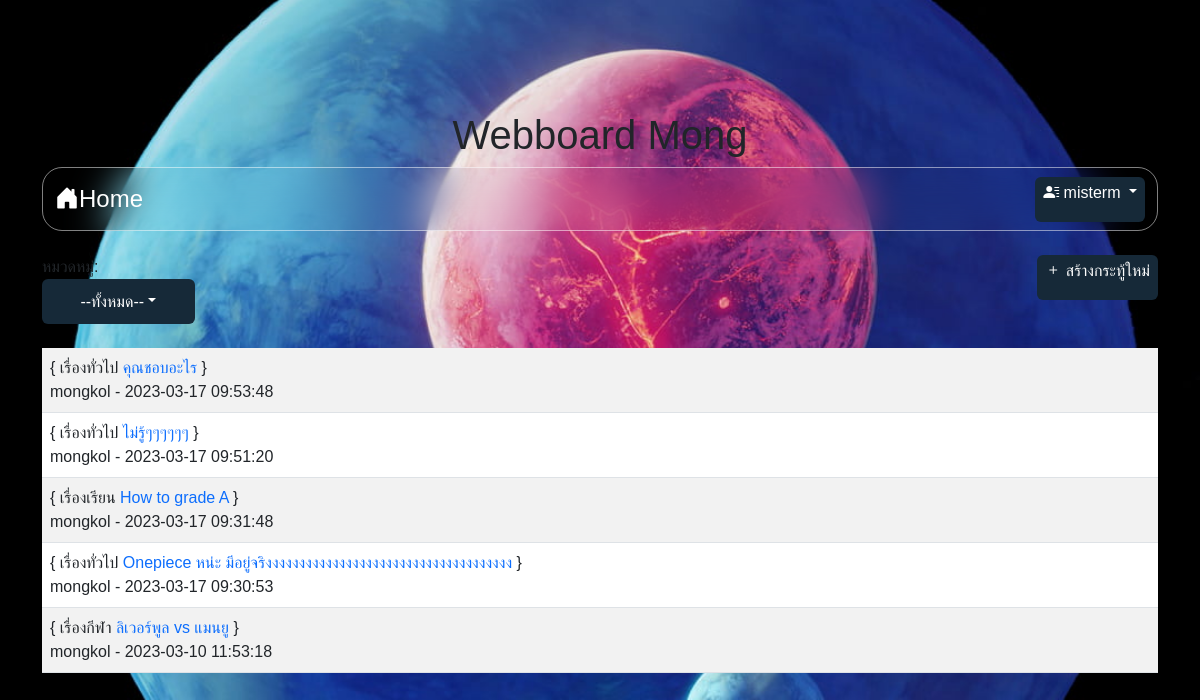
The app's page /php/src/index.php (signed in) with its own data.
### tables this page shows
CREATE TABLE `post` (
  `id` int(11) NOT NULL,
  `title` varchar(128) NOT NULL,
  `content` varchar(2048) NOT NULL,
  `post_date` datetime NOT NULL,
  `cat_id` int(11) NOT NULL,
  `user_id` int(11) NOT NULL
);

CREATE TABLE `category` (
  `id` int(11) NOT NULL,
  `name` varchar(32) NOT NULL
);

CREATE TABLE `user` (
  `id` int(11) NOT NULL,
  `login` varchar(32) NOT NULL,
  `password` varchar(64) NOT NULL,
  `name` varchar(64) NOT NULL,
  `gender` char(1) NOT NULL,
  `email` varchar(32) NOT NULL,
  `role` char(1) NOT NULL
);

### php/src/index.php (the view, shortened to what this page needs)
<!DOCTYPE html>
<html lang="en">
<head>
    <link href="https://cdn.jsdelivr.net/npm/bootstrap@5.3.0-alpha1/dist/css/bootstrap.min.css" rel="stylesheet"
>
    <link rel="stylesheet" href="https://cdn.jsdelivr.net/npm/bootstrap-icons@1.10.3/font/bootstrap-icons.css">
    <link rel="stylesheet" href="style.css">
</head>
<?php if (!isset($_SESSION['id'])) {
?>
<body>
    <div class="container">
        <h2 style="text-align: center; color: #fff;">Webboard</h2>
        <?php include "nav.php"; ?>
        <br>
        <!-- <div class="d-flex justify-content-between">
            <div>
                <label>หมวดหมู่:</label>
                <span class="dropdown">
                    <button class="btn btn-light dropdown-toggle btn-sm" type="button" id="Button2"
                        data-bs-toggle="dropdown" aria-expanded="false">--ทั้งหมด--</button>
                    <ul class="dropdown-menu" aria-labelledby="Button2">
                        <li><a href="#" class="dropdown-item">ทั้งหมด</a></li>
                        <?php
                            $conn = new PDO("mysql:host=localhost;dbname=webboard;charset=utf8", "root", "");
                            $sql = "SELECT * FROM category";
                            foreach ($conn->query($sql) as $row) {
                                echo "<li><a class=dropdown-item href=#>$row[name]</a></li>";
                            }
                            $conn = null
                            ?>
                    </ul>
                </span>
            </div>
        </div> -->
        <br>
        <table class="table table-striped">
            <?php
                $conn = new PDO("mysql:host=localhost;dbname=webboard;charset=utf8", "root", "");
                $sql = "SELECT t3.name,t1.title,t1.id,t2.login,t1.post_date
                FROM post as t1 INNER JOIN user as t2 ON (t1.user_id=t2.id)
                INNER JOIN category as t3 ON (t1.cat_id=t3.id)
                ORDER BY t1.post_date DESC";
                $result = $conn->query($sql);
                while ($row = $result->fetch()) {
                    echo "<tr><td>{ $row[0] <a href=post.php?id=$row[2]
                         style=text-decoration:none>$row[1]</a> }<br>$row[3] - $row[4]</td></tr>";
                }
                $conn = null;
                ?>
        </table>
    </div>
</body>
<?php } else {
?>
<body>
    <div class="container">
        <H1 style="text-align: center;">Webboard Mong</H1>
        <?php include "nav.php"; ?>
        <br>
        <div class="d-flex justify-content-between">
            <div>
                <label>หมวดหมู่:</label>
                <span class="dropdown">
                    <button class="btn btn-light dropdown-toggle btn-sm" type="button" id="Button2"
                        data-bs-toggle="dropdown" aria-expanded="false">--ทั้งหมด--</button>
                </span>
            </div>
            <div><a href="newpost.php" class="btn btn-success btn-sm"><i class="bi bi-plus"></i> สร้างกระทู้ใหม่</a>
            </div>
        </div>
        <br>
        <table class="table table-striped">
            <?php
                $conn = new PDO("mysql:host=localhost;dbname=webboard;charset=utf8", "root", "");
                $sql = "SELECT t3.name,t1.title,t1.id,t2.login,t1.post_date
                FROM post as t1 INNER JOIN user as t2 ON (t1.user_id=t2.id)
                INNER JOIN category as t3 ON (t1.cat_id=t3.id)
                ORDER BY t1.post_date DESC";
                $result = $conn->query($sql);
                while ($row = $result->fetch()) {
                    echo "<tr><td>{ $row[0] <a href=post.php?id=$row[2]
                         style=text-decoration:none>$row[1]</a> }<br>$row[3] - $row[4]</td>";
                    echo "</tr>";
                }
                ?>
        </table>
    </div>
</body>
<?php } ?>
</html>

### php/src/style.css (style rules this page uses)
* { margin: 0; padding: 0; box-sizing: border-box; font-family: 'poppins', sans-serif; }
body { display: flex; justify-content: center; align-items: center; min-height: 100vh; background: url('background1.jpg'); background-size: cover; background-position: center; }
.btn { width: 100%; height: 45px; background: #162938; border: none; outline: none; border-radius: 6px; cursor: pointer; font-size: 1em; color: #fff; font-weight: 500; }

### records on screen
post: category.name "เรื่องทั่วไป", title "คุณชอบอะไร", user.login "mongkol", post_date "2023-03-17 09:53:48"
post: category.name "เรื่องทั่วไป", title "ไม่รู้ๆๆๆๆๆๆ", user.login "mongkol", post_date "2023-03-17 09:51:20"
post: category.name "เรื่องเรียน", title "How to grade A", user.login "mongkol", post_date "2023-03-17 09:31:48"
post: category.name "เรื่องทั่วไป", title "Onepiece หน่ะ มีอยู่จริงงงงงงงงงงงงงงงงงงงงงงงงงงงงงงงงงงงงง", user.login "mongkol", post_date "2023-03-17 09:30:53"
post: category.name "เรื่องกีฬา", title "ลิเวอร์พูล vs แมนยู", user.login "mongkol", post_date "2023-03-10 11:53:18"

### other values on screen
$_SESSION['username'] "misterm"
